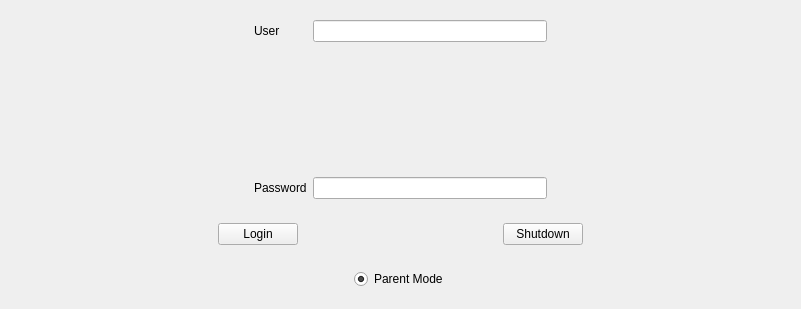
<?xml version="1.0" encoding="UTF-8"?>
<ui version="4.0">
 <class>Widget</class>
 <widget class="QWidget" name="Widget">
  <property name="geometry">
   <rect>
    <x>0</x>
    <y>0</y>
    <width>801</width>
    <height>309</height>
   </rect>
  </property>
  <property name="windowTitle">
   <string>Widget</string>
  </property>
  <layout class="QVBoxLayout" name="verticalLayout">
   <item>
    <widget class="QWidget" name="widget" native="true">
     <layout class="QGridLayout" name="gridLayout">
      <item row="0" column="3">
       <spacer name="horizontalSpacer_2">
        <property name="orientation">
         <enum>Qt::Horizontal</enum>
        </property>
        <property name="sizeHint" stdset="0">
         <size>
          <width>40</width>
          <height>20</height>
         </size>
        </property>
       </spacer>
      </item>
      <item row="2" column="1">
       <widget class="QLabel" name="label_2">
        <property name="text">
         <string>Password</string>
        </property>
       </widget>
      </item>
      <item row="0" column="0">
       <spacer name="horizontalSpacer">
        <property name="orientation">
         <enum>Qt::Horizontal</enum>
        </property>
        <property name="sizeHint" stdset="0">
         <size>
          <width>40</width>
          <height>20</height>
         </size>
        </property>
       </spacer>
      </item>
      <item row="0" column="2">
       <widget class="QLineEdit" name="UserName">
        <property name="text">
         <string/>
        </property>
       </widget>
      </item>
      <item row="0" column="1">
       <widget class="QLabel" name="label">
        <property name="text">
         <string>User</string>
        </property>
       </widget>
      </item>
      <item row="2" column="2">
       <widget class="QLineEdit" name="Password">
        <property name="text">
         <string/>
        </property>
        <property name="echoMode">
         <enum>QLineEdit::Password</enum>
        </property>
       </widget>
      </item>
      <item row="1" column="1">
       <spacer name="verticalSpacer">
        <property name="orientation">
         <enum>Qt::Vertical</enum>
        </property>
        <property name="sizeHint" stdset="0">
         <size>
          <width>20</width>
          <height>40</height>
         </size>
        </property>
       </spacer>
      </item>
     </layout>
    </widget>
   </item>
   <item>
    <widget class="QWidget" name="widget_3" native="true">
     <layout class="QHBoxLayout" name="horizontalLayout_3">
      <item>
       <spacer name="horizontalSpacer_5">
        <property name="orientation">
         <enum>Qt::Horizontal</enum>
        </property>
        <property name="sizeHint" stdset="0">
         <size>
          <width>40</width>
          <height>20</height>
         </size>
        </property>
       </spacer>
      </item>
      <item>
       <widget class="QPushButton" name="login_btn_Login">
        <property name="text">
         <string>Login</string>
        </property>
       </widget>
      </item>
      <item>
       <spacer name="horizontalSpacer_9">
        <property name="orientation">
         <enum>Qt::Horizontal</enum>
        </property>
        <property name="sizeHint" stdset="0">
         <size>
          <width>40</width>
          <height>20</height>
         </size>
        </property>
       </spacer>
      </item>
      <item>
       <widget class="QPushButton" name="login_btn_Shutdown">
        <property name="text">
         <string>Shutdown</string>
        </property>
       </widget>
      </item>
      <item>
       <spacer name="horizontalSpacer_6">
        <property name="orientation">
         <enum>Qt::Horizontal</enum>
        </property>
        <property name="sizeHint" stdset="0">
         <size>
          <width>40</width>
          <height>20</height>
         </size>
        </property>
       </spacer>
      </item>
     </layout>
    </widget>
   </item>
   <item>
    <widget class="QWidget" name="widget_4" native="true">
     <layout class="QHBoxLayout" name="horizontalLayout_4">
      <item>
       <spacer name="horizontalSpacer_7">
        <property name="orientation">
         <enum>Qt::Horizontal</enum>
        </property>
        <property name="sizeHint" stdset="0">
         <size>
          <width>328</width>
          <height>20</height>
         </size>
        </property>
       </spacer>
      </item>
      <item>
       <widget class="QRadioButton" name="Parent_Mode">
        <property name="tabletTracking">
         <bool>false</bool>
        </property>
        <property name="text">
         <string>Parent Mode</string>
        </property>
        <property name="checked">
         <bool>true</bool>
        </property>
       </widget>
      </item>
      <item>
       <spacer name="horizontalSpacer_8">
        <property name="orientation">
         <enum>Qt::Horizontal</enum>
        </property>
        <property name="sizeHint" stdset="0">
         <size>
          <width>328</width>
          <height>20</height>
         </size>
        </property>
       </spacer>
      </item>
     </layout>
    </widget>
   </item>
  </layout>
 </widget>
 <resources/>
 <connections/>
</ui>
